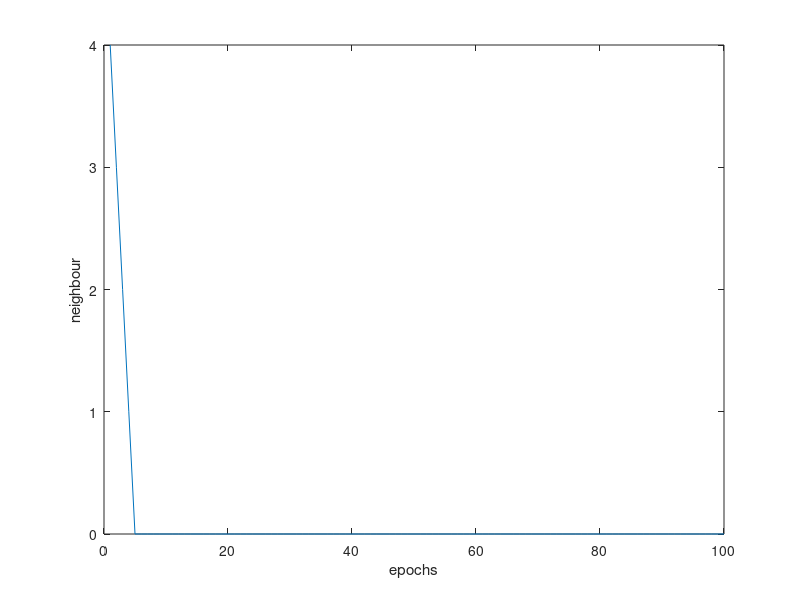

Recreate this plot in MATLAB.
neighbor_size=4;
epochs = 100;
a=zeros(1,epochs);
for i= 1:epochs
    a(i) = neighbor_size;
    neighbor_size = floor(neighbor_size * exp(-i/1000));
end

plot(a)
xlabel('epochs');
ylabel('neighbour');